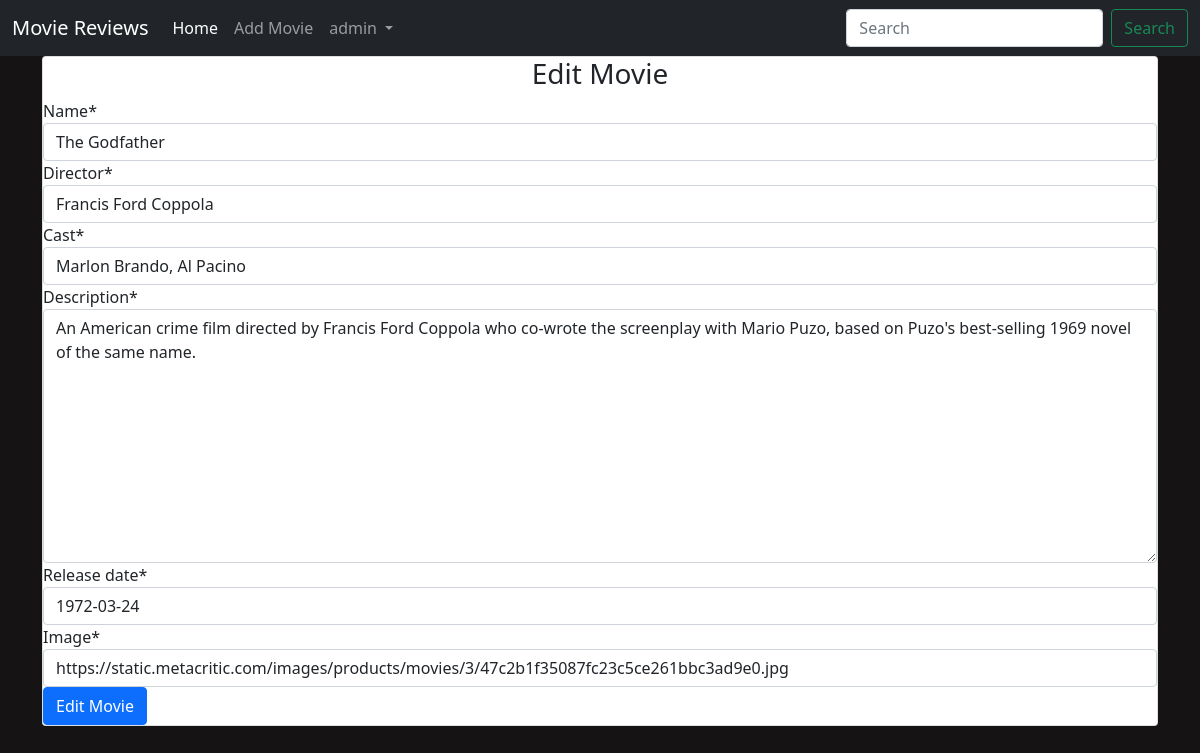
Page /editmovies/3/ (signed in) on the committed database.
### main/models.py (models this page shows, shortened)
class Movie(models.Model):
    name = models.CharField(max_length=300)
    director = models.CharField(max_length=300)
    cast = models.CharField(max_length=300)
    description = models.TextField(max_length=5000)
    release_date = models.DateField()
    average_rating = models.FloatField(default=0)
    image = models.URLField(default=None, null = True)

### main/views.py (the view)
# urls.py: path('editmovies/<int:id>/', views.edit_movies, name='edit_movies'),
def edit_movies(request, id):
    if request.user.is_authenticated:
        if request.user.is_superuser:
            movie = Movie.objects.get(id=id)
            if request.method == "POST":
                form = MovieForm(request.POST or None, instance=movie)
                if form.is_valid():
                    data = form.save(commit=False)
                    data.save()
                    return redirect("main:detail", id)
            else:
                form = MovieForm(instance=movie)
            return render(request, 'main/addmovies.html', {"form":form, "controller":"Edit Movie", "btncolour":"btn btn-primary"})
        else:
            return redirect("main:home")
    else:
        return redirect("accounts:login")

### main/forms.py
class MovieForm(forms.ModelForm):
    class Meta:
        model = Movie
        fields = ('name', 'director', 'cast', 'description', 'release_date', 'image')

### main/templates/main/addmovies.html (shortened to what this page needs)
{% extends 'main/base.html' %}
{% load crispy_forms_tags %}
{% block content %}
<div class="container">
    <div class="card">
        <div class = "card-content">
            <h3 class="text-center">{{ controller }}</h3>
            <form action="" method="POST">
                {{ form | crispy }}
                <input type="submit" value="{{ controller }}" class="{{ btncolour }}">
            </form>
        </div>
    </div>
</div>
{% endblock %}

### main/templates/main/base.html (shortened to what this page needs)
<!doctype html>
<html lang="en">
<head>
    <link href="https://cdn.jsdelivr.net/npm/bootstrap@5.0.0-beta1/dist/css/bootstrap.min.css" rel="stylesheet"
>
    {% load static %}
    <link rel="stylesheet" type="text/css" href="{% static 'css/main.css' %}">
</head>
<body>
<nav class="navbar navbar-expand-lg navbar-dark bg-dark text-white">
    <div class="container-fluid">
        <a class="navbar-brand" href="{% url 'main:home' %}">Movie Reviews</a>
        <div class="collapse navbar-collapse" id="navbarSupportedContent">
            <ul class="navbar-nav me-auto mb-2 mb-lg-0">
                <li class="nav-item">
                    <a class="nav-link active" aria-current="page" href="{% url 'main:home' %}">Home</a>
                </li>
                <li class="nav-item">
                    <a class="nav-link" href="{% url 'main:add_movies' %}">Add Movie</a>
                </li>
                {% if user.is_authenticated %}
                <li class="nav-item dropdown">
                    <a class="nav-link dropdown-toggle" href="#" id="navbarDropdown" role="button"
                       data-bs-toggle="dropdown" aria-expanded="false">
                        {{user.username }}
                    </a>
                </li>
                {% endif %}
            </ul>
            <form class="d-flex">
                <input class="form-control me-2" type="search" placeholder="Search" aria-label="Search">
                <button class="btn btn-outline-success" type="submit">Search</button>
            </form>
        </div>
    </div>
</nav>
{% block content %}
{% endblock %}
</body>
</html>

### main/static/css/main.css (style rules this page uses)
body { background-color: #151313; }

### main/templates/main/base.html (style rules this page uses)
input { max-width: 72em }

### rows in the picture
Movie: name "The Godfather", director "Francis Ford Coppola", cast "Marlon Brando, Al Pacino", description "An American crime film directed by Francis Ford Coppola who co-wrote the screenplay with Mario Puzo, based on Puzo's best-selling 1969 novel of the same name.", release_date "1972-03-24", image "https://static.metacritic.com/images/products/movies/3/47c2b1f35087fc23c5ce261bbc3ad9e0.jpg"

### other values in the picture
{{ user.username }} "admin"
{{ controller }} "Edit Movie"
